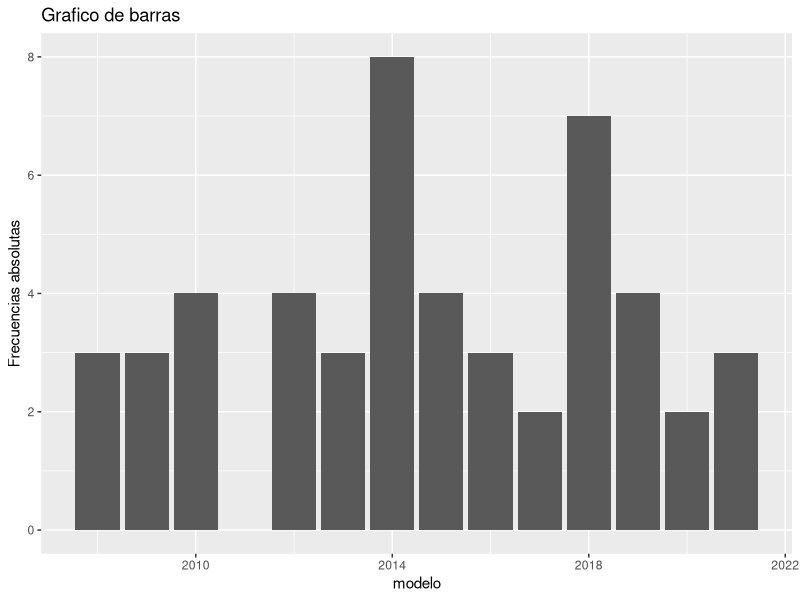
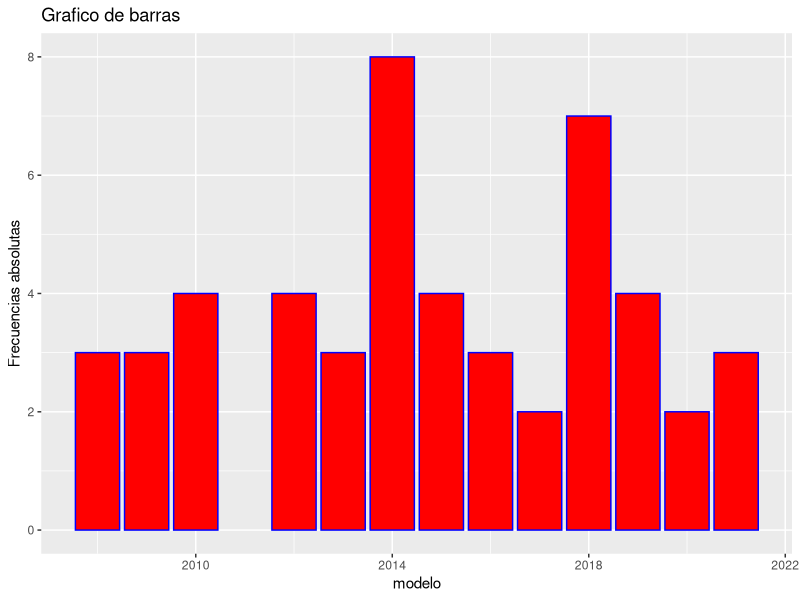
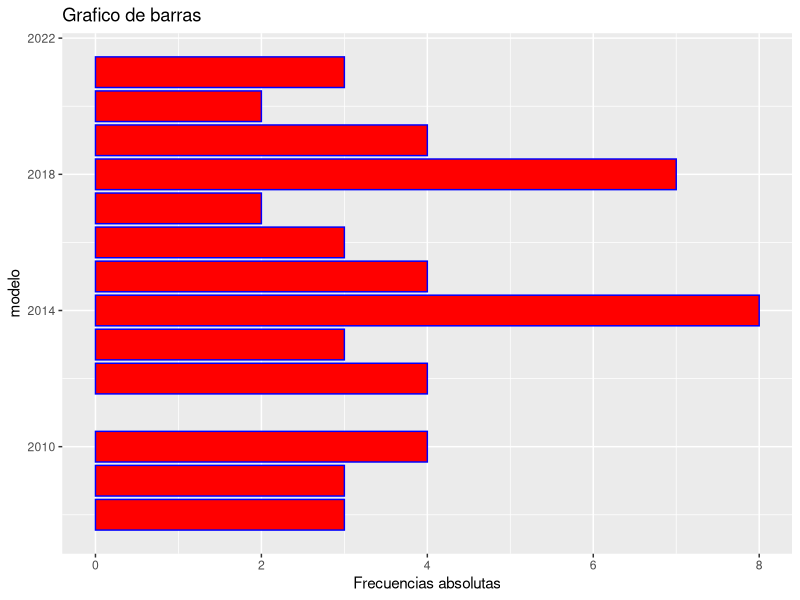
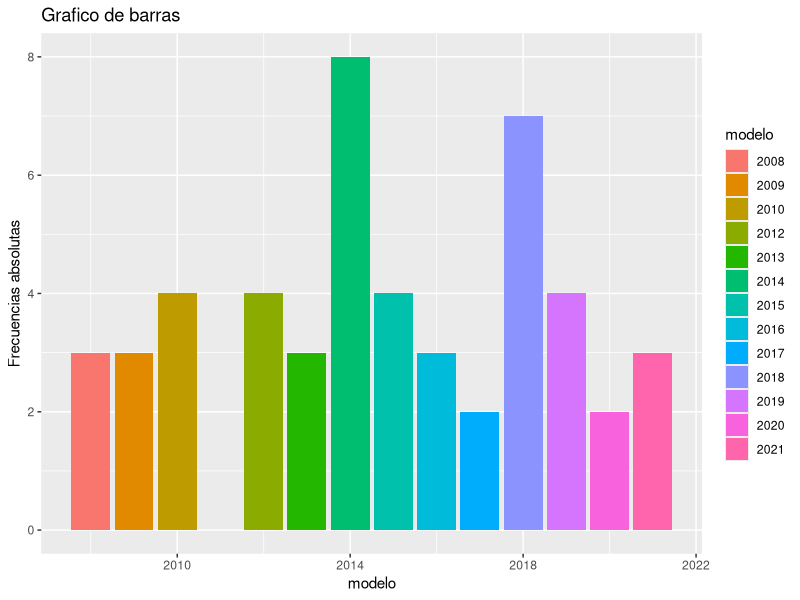
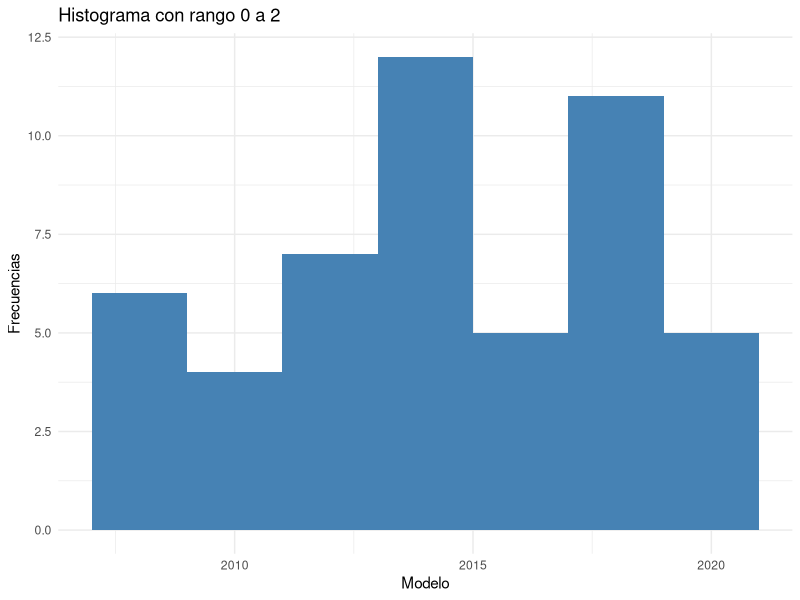
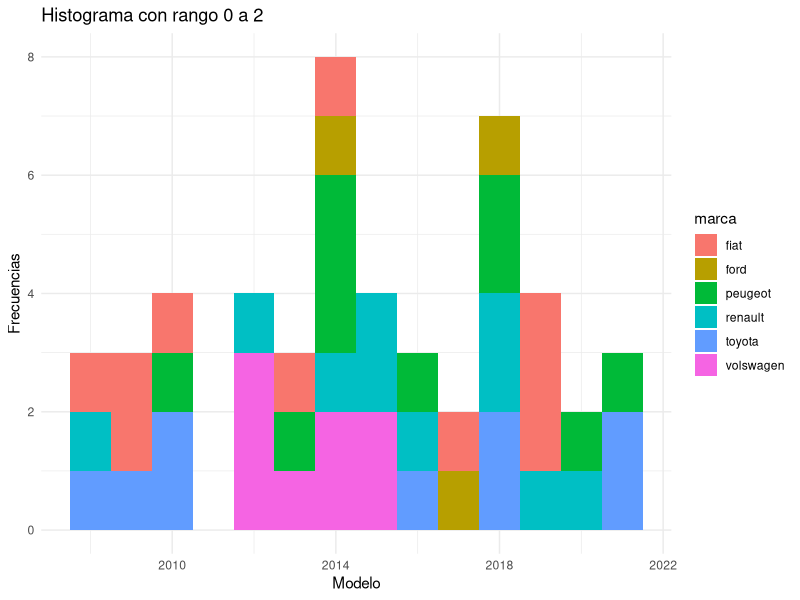
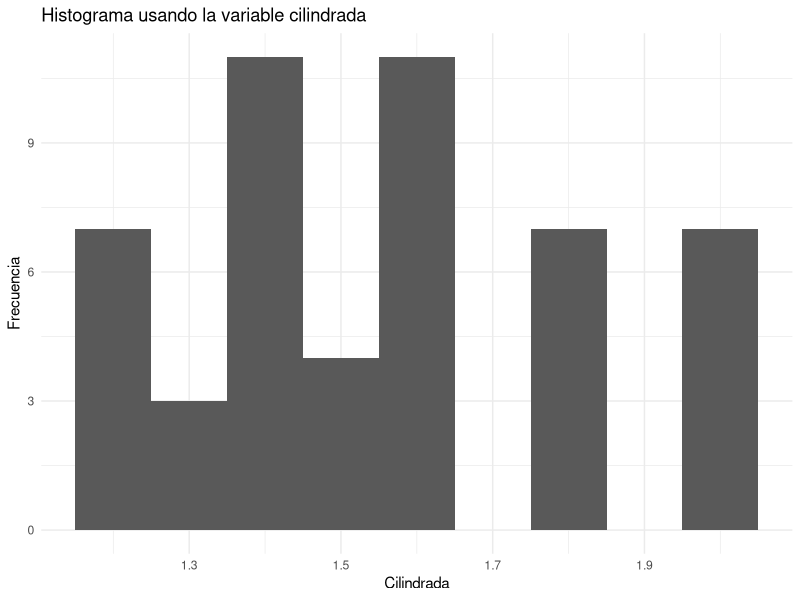

Write R code to recreate these figures, in order. (Note: this script raises an error after producing the figures.)
library(readxl)
library(ggplot2)
base_de_datos <- read_excel("../base_de_datos_tp3.xlsx")
base_de_datos
head(diamonds)

# Ejercicio a.1: Grafico barplot variable modelo de auto
ggplot(base_de_datos, aes(x = modelo)) +
  geom_bar() +
  ylab("Frecuencias absolutas") +
  ggtitle("Grafico de barras")


# Ejercicio a.2: Barplot con colores
ggplot(base_de_datos, aes(x = modelo)) +
  geom_bar(color = "blue", fill = "red") +
  ylab("Frecuencias absolutas") +
  ggtitle("Grafico de barras")


# Ejercicio a.3: Barplot con las cordenadas invertidas
ggplot(base_de_datos, aes(x = modelo)) +
  geom_bar(color = "blue", fill = "red") +
  ylab("Frecuencias absolutas") +
  ggtitle("Grafico de barras") +
  coord_flip()


# Ejercicio a.4: por distintos colores 
ggplot(base_de_datos, aes(x = modelo, fill = as.factor(modelo))) +
  geom_bar() +
  ylab("Frecuencias absolutas") +
  ggtitle("Grafico de barras") +
  labs(fill = "modelo")

# Ejercicio b.1: Histograma con rango 0 a 2
ggplot(base_de_datos) +
  geom_histogram(binwidth = 2, aes(x = modelo), fill = "steelblue") +
  xlab("Modelo") +
  ylab("Frecuencias") +
  ggtitle("Histograma con rango 0 a 2") +
  theme_minimal()

# Ejercicio b.2: Histograma usando cortes
ggplot(base_de_datos) +
  geom_histogram(binwidth = 1, aes(x = modelo, fill = marca)) +
  xlab("Modelo") +
  ylab("Frecuencias") +
  ggtitle("Histograma con rango 0 a 2") +
  theme_minimal()

# Ejercicio b.3: Histograma usando la varible cilindrada
ggplot(base_de_datos) +
  geom_histogram(binwidth = 0.1, aes(x = cilindrada)) +
  xlab("Cilindrada") +
  ylab("Frecuencia") +
  ggtitle("Histograma usando la variable cilindrada") +
  theme_minimal()

# Ejercicio b.4: histograma usando la variable cut
base <- diamonds

ggplot(diamonds) +
  geom_histogram(binwidth = 0.1, aes(x = cut)) +
  xlab("Cilindrada") +
  ylab("Frecuencia") +
  ggtitle("Histograma usando la variable cut") +
  theme_minimal()

# Ejercicio c: Grafico de dispersion de puntos
ggplot(base_de_datos, aes(marca, modelo)) +
  geom_point() +
  xlab("Marca") +
  ylab("Modelo") +
  ggtitle("Grafico de dispersion de puntos") +
  theme_minimal()  
  



